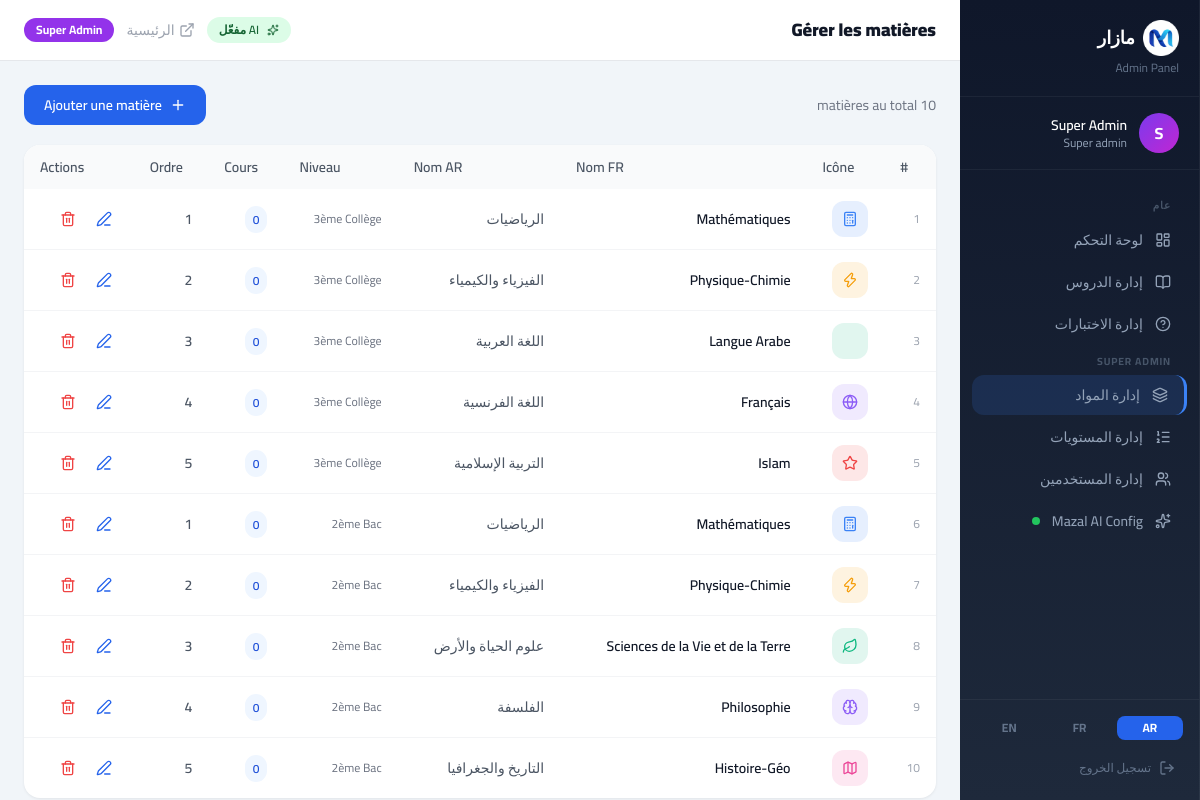
Screenshot of /admin/manage_subjects.php?lang=ar (signed in) with the database file from the repository.
### tables this page shows
CREATE TABLE `ai_config` (
  `id`            INT UNSIGNED      NOT NULL DEFAULT 1,
  `provider`      VARCHAR(50)       NOT NULL DEFAULT 'groq',
  `model`         VARCHAR(100)      NOT NULL DEFAULT 'llama-3.3-70b-versatile',
  `api_key`       TEXT              DEFAULT NULL,
  `custom_url`    VARCHAR(500)      DEFAULT NULL,
  `system_prompt` TEXT              DEFAULT NULL,
  `enabled`       TINYINT(1)        NOT NULL DEFAULT 1,
  `temperature`   DECIMAL(3,2)      NOT NULL DEFAULT 0.70,
  `max_tokens`    INT UNSIGNED      NOT NULL DEFAULT 1000,
  `updated_at`    DATETIME          NOT NULL DEFAULT CURRENT_TIMESTAMP ON UPDATE CURRENT_TIMESTAMP,
  `updated_by`    INT UNSIGNED      DEFAULT NULL,
  PRIMARY KEY (`id`),
  CONSTRAINT `chk_ai_config_id` CHECK (`id` = 1)
);

CREATE TABLE `subjects` (
  `id`        INT UNSIGNED NOT NULL AUTO_INCREMENT,
  `name_ar`   VARCHAR(100) NOT NULL,
  `name_fr`   VARCHAR(100) NOT NULL,
  `name_en`   VARCHAR(100) NOT NULL,
  `level_id`  INT UNSIGNED NOT NULL,
  `icon`      VARCHAR(60)  NOT NULL DEFAULT 'BookOpen',
  `color`     VARCHAR(20)  NOT NULL DEFAULT '#3B82F6',
  `order_num` TINYINT      NOT NULL DEFAULT 0,
  PRIMARY KEY (`id`),
  KEY `level_id` (`level_id`)
);

CREATE TABLE `levels` (
  `id`        INT UNSIGNED NOT NULL AUTO_INCREMENT,
  `name_ar`   VARCHAR(100) NOT NULL,
  `name_fr`   VARCHAR(100) NOT NULL,
  `name_en`   VARCHAR(100) NOT NULL,
  `slug`      VARCHAR(60)  NOT NULL,
  `order_num` TINYINT      NOT NULL DEFAULT 0,
  PRIMARY KEY (`id`),
  UNIQUE KEY `slug` (`slug`)
);

### admin/manage_subjects.php (the view, shortened to what this page needs)
<?php
$db        = getDB();
$subjects = $db->query(
    "SELECT s.*, lv.name_fr AS level_name,
            (SELECT COUNT(*) FROM lessons l WHERE l.subject_id=s.id) AS lesson_count
     FROM subjects s
     JOIN levels lv ON lv.id = s.level_id
     ORDER BY lv.order_num ASC, s.order_num ASC"
)->fetchAll();
require dirname(__DIR__) . '/admin/_layout.php';
?>
<div class="flex justify-between items-center mb-5">
  <p class="text-gray-500 text-sm"><?= count($subjects) ?> matières au total</p>
  <button onclick="openAddModal()"
          class="flex items-center gap-2 bg-blue-600 hover:bg-blue-700 text-white font-semibold px-5 py-2.5 rounded-xl transition text-sm">
    <i data-lucide="plus" class="w-4 h-4"></i>
    Ajouter une matière
  </button>
</div>
<div class="admin-card overflow-hidden">
  <div class="overflow-x-auto">
    <table class="dt-table w-full text-sm">
      <thead>
        <tr class="bg-gray-50 text-gray-600 text-left">
          <th class="px-4 py-3 font-semibold">#</th>
          <th class="px-4 py-3 font-semibold">Icône</th>
          <th class="px-4 py-3 font-semibold">Nom FR</th>
          <th class="px-4 py-3 font-semibold">Nom AR</th>
          <th class="px-4 py-3 font-semibold">Niveau</th>
          <th class="px-4 py-3 font-semibold">Cours</th>
          <th class="px-4 py-3 font-semibold">Ordre</th>
          <th class="px-4 py-3 font-semibold">Actions</th>
        </tr>
      </thead>
      <tbody class="divide-y divide-gray-100">
        <?php foreach($subjects as $subj): ?>
        <tr class="hover:bg-gray-50 transition">
          <td class="px-4 py-3 text-gray-400 text-xs"><?= $subj['id'] ?></td>
          <td class="px-4 py-3">
            <div class="w-9 h-9 rounded-xl flex items-center justify-center" style="background:<?= htmlspecialchars($subj['color']) ?>20">
              <i data-lucide="<?= htmlspecialchars(strtolower($subj['icon'])) ?>" class="w-4 h-4" style="color:<?= htmlspecialchars($subj['color']) ?>"></i>
            </div>
          </td>
          <td class="px-4 py-3 font-semibold text-gray-900"><?= htmlspecialchars($subj['name_fr']) ?></td>
          <td class="px-4 py-3 text-gray-600" dir="rtl"><?= htmlspecialchars($subj['name_ar']) ?></td>
          <td class="px-4 py-3 text-gray-500 text-xs"><?= htmlspecialchars($subj['level_name']) ?></td>
          <td class="px-4 py-3"><span class="bg-blue-50 text-blue-700 text-xs font-semibold px-2 py-0.5 rounded-full"><?= $subj['lesson_count'] ?></span></td>
          <td class="px-4 py-3 text-gray-600 font-semibold"><?= $subj['order_num'] ?></td>
          <td class="px-4 py-3">
            <div class="flex gap-2">
              <button onclick='openEditModal(<?= json_encode($subj) ?>)'
                      class="text-blue-600 hover:bg-blue-50 p-1.5 rounded-lg transition">
                <i data-lucide="edit-3" class="w-4 h-4"></i>
              </button>
              <form method="POST" onsubmit="return confirm('Supprimer cette matière ? Tous ses cours seront supprimés.')">
                <button type="submit" class="text-red-500 hover:bg-red-50 p-1.5 rounded-lg transition">
                  <i data-lucide="trash-2" class="w-4 h-4"></i>
                </button>
              </form>
            </div>
          </td>
        </tr>
        <?php endforeach; ?>
      </tbody>
    </table>
  </div>
</div>
<?php require dirname(__DIR__) . '/admin/_layout_end.php'; ?>

### rows the page displays
subjects: id "1", name_fr "Mathématiques", name_ar "الرياضيات", level.name_fr "3ème Collège", lesson_count "0", order_num "1"
subjects: id "2", name_fr "Physique-Chimie", name_ar "الفيزياء والكيمياء", level.name_fr "3ème Collège", lesson_count "0", order_num "2"
subjects: id "3", name_fr "Langue Arabe", name_ar "اللغة العربية", level.name_fr "3ème Collège", lesson_count "0", order_num "3"
subjects: id "4", name_fr "Français", name_ar "اللغة الفرنسية", level.name_fr "3ème Collège", lesson_count "0", order_num "4"
subjects: id "5", name_fr "Islam", name_ar "التربية الإسلامية", level.name_fr "3ème Collège", lesson_count "0", order_num "5"
subjects: id "6", name_fr "Mathématiques", name_ar "الرياضيات", level.name_fr "2ème Bac", lesson_count "0", order_num "1"
subjects: id "7", name_fr "Physique-Chimie", name_ar "الفيزياء والكيمياء", level.name_fr "2ème Bac", lesson_count "0", order_num "2"
subjects: id "8", name_fr "Sciences de la Vie et de la Terre", name_ar "علوم الحياة والأرض", level.name_fr "2ème Bac", lesson_count "0", order_num "3"
subjects: id "9", name_fr "Philosophie", name_ar "الفلسفة", level.name_fr "2ème Bac", lesson_count "0", order_num "4"
subjects: id "10", name_fr "Histoire-Géo", name_ar "التاريخ والجغرافيا", level.name_fr "2ème Bac", lesson_count "0", order_num "5"

### other values shown
t('site_name') "مازار"
mb_strtoupper(mb_substr($adminName, 0, 1)) "S"
$adminName "Super Admin"
str_replace('_', ' ', $role) "Super admin"
t('general') "عام"
$label "لوحة التحكم"
$label "إدارة الدروس"
$label "إدارة الاختبارات"
$label "إدارة المواد"
$label "إدارة المستويات"
$label "إدارة المستخدمين"
$label "Mazal AI Config"
$l "AR"
$l "FR"
$l "EN"
